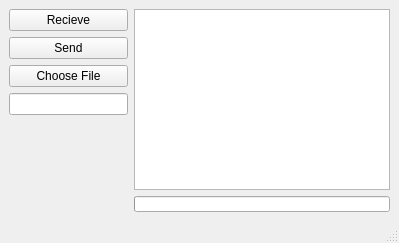
<?xml version="1.0" encoding="UTF-8"?>
<ui version="4.0">
 <class>MainWindow</class>
 <widget class="QMainWindow" name="MainWindow">
  <property name="geometry">
   <rect>
    <x>0</x>
    <y>0</y>
    <width>399</width>
    <height>243</height>
   </rect>
  </property>
  <property name="sizePolicy">
   <sizepolicy hsizetype="Preferred" vsizetype="Preferred">
    <horstretch>0</horstretch>
    <verstretch>0</verstretch>
   </sizepolicy>
  </property>
  <property name="minimumSize">
   <size>
    <width>0</width>
    <height>0</height>
   </size>
  </property>
  <property name="windowTitle">
   <string>Test Task NAS</string>
  </property>
  <widget class="QWidget" name="centralwidget">
   <layout class="QHBoxLayout" name="horizontalLayout_2">
    <item>
     <layout class="QHBoxLayout" name="horizontalLayout">
      <item>
       <layout class="QVBoxLayout" name="verticalLayout">
        <property name="sizeConstraint">
         <enum>QLayout::SetMaximumSize</enum>
        </property>
        <item>
         <widget class="QPushButton" name="pushButton">
          <property name="sizePolicy">
           <sizepolicy hsizetype="Expanding" vsizetype="Fixed">
            <horstretch>0</horstretch>
            <verstretch>0</verstretch>
           </sizepolicy>
          </property>
          <property name="maximumSize">
           <size>
            <width>121</width>
            <height>16777215</height>
           </size>
          </property>
          <property name="text">
           <string>Recieve</string>
          </property>
         </widget>
        </item>
        <item>
         <widget class="QPushButton" name="pushButton_2">
          <property name="sizePolicy">
           <sizepolicy hsizetype="Expanding" vsizetype="Fixed">
            <horstretch>0</horstretch>
            <verstretch>0</verstretch>
           </sizepolicy>
          </property>
          <property name="maximumSize">
           <size>
            <width>121</width>
            <height>16777215</height>
           </size>
          </property>
          <property name="text">
           <string>Send</string>
          </property>
         </widget>
        </item>
        <item>
         <widget class="QPushButton" name="pushButton_3">
          <property name="sizePolicy">
           <sizepolicy hsizetype="Expanding" vsizetype="Fixed">
            <horstretch>0</horstretch>
            <verstretch>0</verstretch>
           </sizepolicy>
          </property>
          <property name="maximumSize">
           <size>
            <width>121</width>
            <height>16777215</height>
           </size>
          </property>
          <property name="text">
           <string>Choose File</string>
          </property>
         </widget>
        </item>
        <item>
         <widget class="QLineEdit" name="lineEdit">
          <property name="minimumSize">
           <size>
            <width>0</width>
            <height>0</height>
           </size>
          </property>
          <property name="maximumSize">
           <size>
            <width>121</width>
            <height>16777215</height>
           </size>
          </property>
          <property name="toolTip">
           <string>Reciever IP</string>
          </property>
          <property name="toolTipDuration">
           <number>-1</number>
          </property>
          <property name="accessibleDescription">
           <string/>
          </property>
          <property name="autoFillBackground">
           <bool>false</bool>
          </property>
          <property name="inputMethodHints">
           <set>Qt::ImhNone</set>
          </property>
          <property name="inputMask">
           <string/>
          </property>
          <property name="text">
           <string/>
          </property>
         </widget>
        </item>
        <item>
         <spacer name="verticalSpacer">
          <property name="orientation">
           <enum>Qt::Vertical</enum>
          </property>
          <property name="sizeHint" stdset="0">
           <size>
            <width>20</width>
            <height>40</height>
           </size>
          </property>
         </spacer>
        </item>
       </layout>
      </item>
      <item>
       <layout class="QVBoxLayout" name="verticalLayout_2">
        <item>
         <widget class="QTextBrowser" name="textBrowser">
          <property name="sizePolicy">
           <sizepolicy hsizetype="Expanding" vsizetype="Expanding">
            <horstretch>100</horstretch>
            <verstretch>100</verstretch>
           </sizepolicy>
          </property>
          <property name="sizeIncrement">
           <size>
            <width>10</width>
            <height>10</height>
           </size>
          </property>
         </widget>
        </item>
        <item>
         <widget class="QProgressBar" name="progressBar">
          <property name="sizePolicy">
           <sizepolicy hsizetype="Expanding" vsizetype="Expanding">
            <horstretch>100</horstretch>
            <verstretch>2</verstretch>
           </sizepolicy>
          </property>
          <property name="maximumSize">
           <size>
            <width>2000</width>
            <height>2000</height>
           </size>
          </property>
          <property name="sizeIncrement">
           <size>
            <width>1</width>
            <height>1</height>
           </size>
          </property>
          <property name="baseSize">
           <size>
            <width>261</width>
            <height>23</height>
           </size>
          </property>
          <property name="value">
           <number>0</number>
          </property>
          <property name="textVisible">
           <bool>false</bool>
          </property>
         </widget>
        </item>
       </layout>
      </item>
     </layout>
    </item>
   </layout>
  </widget>
  <widget class="QMenuBar" name="menubar">
   <property name="geometry">
    <rect>
     <x>0</x>
     <y>0</y>
     <width>399</width>
     <height>17</height>
    </rect>
   </property>
  </widget>
  <widget class="QStatusBar" name="statusbar"/>
 </widget>
 <resources/>
 <connections/>
</ui>
